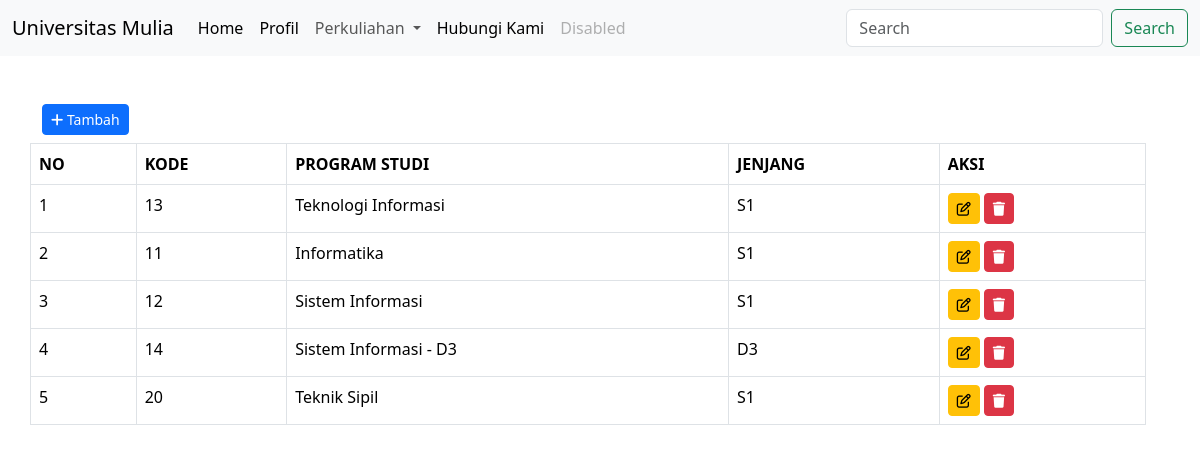
The page /appsperkuliahan/jurusan/ on the database its author committed.
### perkuliahan/models.py (models this page shows, shortened)
class Jurusan(models.Model):
    kodejurusan = models.CharField(max_length=50,null=False,blank=False,verbose_name='Kode')
    namajurusan = models.CharField(max_length=150,null=False,blank=False,verbose_name='Program Studi')
    level = (
        ('D3','DIPLOMA-3'),
        ('D4','DIPLOMA-4'),
        ('S1','STRATA-1'),
        ('S2','STRATA-2'),
        ('S3','STRATA-3'),
    )
    jenjang = models.CharField(max_length=150,null=True,blank=True,verbose_name='Jenjang', choices=level)

### perkuliahan/views.py (the view)
# urls.py: path('jurusan/',views.jurusan,name='manage_jurusan'),
def jurusan(request):
    jurusan = Jurusan.objects.all()
    context={
        'tite':'DATA JURUSAN',
        'jurusan':jurusan,
    }
    return render(request,'jurusan.html',context)

### perkuliahan/templates/jurusan.html (shortened to what this page needs)
{% extends "base.html" %}
{% block content %}
<div class="row">
    <div class="col-md-12">
        <div class="row pb-2">
            <div class="col-sm-4">
                <a href="{% url 'tambah_jurusan' %}" class="btn btn-primary btn-sm"><i class="fa fa-plus"></i> Tambah</a>
            </div>
        </div>
        <div class="row">
            <table class="table table-bordered" id="myTable">
                <thead>
                  <tr>
                    <th scope="col">NO</th>
                    <th scope="col">KODE</th>
                    <th scope="col">PROGRAM STUDI</th>
                    <th scope="col">JENJANG</th>
                    <th scope="col">AKSI</th>
                  </tr>
                </thead>
                <tbody>
                  {% for a in jurusan %}
                    <tr>
                      <td>{{ forloop.counter }}</td>
                      <td>{{a.kodejurusan}}</td>
                      <td>{{a.namajurusan}}</td>
                      <td>{{a.jenjang}}</td>
                      <td>
                        <a href="{% url 'edit_jurusan' a.id %}" class="btn btn-warning btn-sm" title="Edit"><i class="fa-regular fa-pen-to-square"></i></a>
                        <button type="button" class="btn btn-danger btn-sm" title="Hapus" data-bs-toggle="modal" data-bs-target="#hapus-{{a.id}}">
                          <i class="fa-solid fa-trash"></i>
                      </button>
                      </td>
                    </tr>
                  {% endfor %}
                </tbody>
              </table>
        </div>
    </div>
</div>
{% endblock content %}

### perkuliahan/templates/base.html (shortened to what this page needs)
{% load static %}
<!doctype html>
<html lang="en">
  <head>
    <link href="{% static 'css/bootstrap.min.css' %}" rel="stylesheet">
    <link rel="stylesheet" href="https://cdnjs.cloudflare.com/ajax/libs/font-awesome/6.5.2/css/all.min.css" />
    <link rel="stylesheet" href="https://cdn.datatables.net/2.0.7/css/dataTables.dataTables.css" />
   </head>
  <body>
    <nav class="navbar navbar-expand-lg bg-body-tertiary">
        <div class="container-fluid">
          <a class="navbar-brand" href="#">Universitas Mulia</a>
          <div class="collapse navbar-collapse" id="navbarSupportedContent">
            <ul class="navbar-nav me-auto mb-2 mb-lg-0">
              <li class="nav-item">
                <a class="nav-link active" aria-current="page" href="{% url 'home' %}">Home</a>
              </li>
              <li class="nav-item">
                <a class="nav-link active" aria-current="page" href="{% url 'manage_profil' %}">Profil</a>
              </li>
              <li class="nav-item dropdown">
                <a class="nav-link dropdown-toggle" href="#" role="button" data-bs-toggle="dropdown" aria-expanded="false">
                  Perkuliahan
                </a>
              </li>
              <li class="nav-item">
                <a class="nav-link active" aria-current="page" href="#">Hubungi Kami</a>
              </li>
              <li class="nav-item">
                <a class="nav-link disabled" aria-disabled="true">Disabled</a>
              </li>
            </ul>
            <form class="d-flex" role="search">
              <input class="form-control me-2" type="search" placeholder="Search" aria-label="Search">
              <button class="btn btn-outline-success" type="submit">Search</button>
            </form>
          </div>
        </div>
      </nav>
      <div class="container">
        <div class="row pt-5">
          {% block content %}
          {% endblock content %}
        </div>
      </div>
  </body>
</html>

### rows shown on the page
Jurusan: kodejurusan "13", namajurusan "Teknologi Informasi", jenjang "S1"
Jurusan: kodejurusan "11", namajurusan "Informatika", jenjang "S1"
Jurusan: kodejurusan "12", namajurusan "Sistem Informasi", jenjang "S1"
Jurusan: kodejurusan "14", namajurusan "Sistem Informasi - D3", jenjang "D3"
Jurusan: kodejurusan "20", namajurusan "Teknik Sipil", jenjang "S1"
